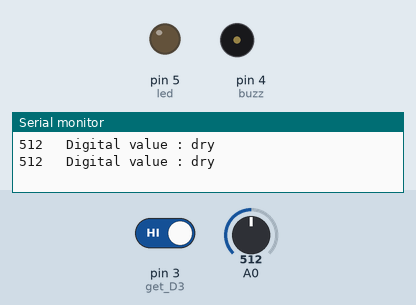
This sketch was run on a simulated Arduino Uno, built with avr-gcc and run on an emulated ATmega328P. Shown: output pins drawn as LEDs (lit = HIGH), buzzer (waves = sounding, pin HIGH), the last lines printed to the serial monitor. The test bench sets the inputs (shaded band); at power-on: pin 3 (get_D3) HIGH, A0 = 512.

Above: at 1.8 s.
1.9 s: pin 3 (get_D3) driven LOW
At 2.4 s:
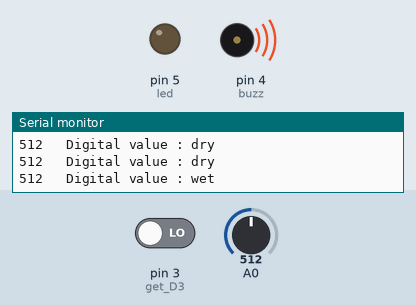
3.5 s: pin 3 (get_D3) driven HIGH
At 5.1 s:
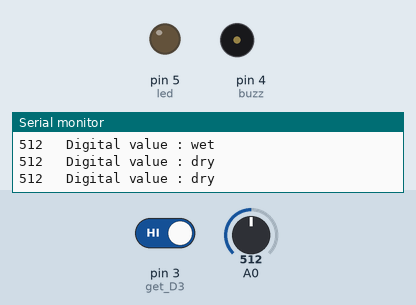
Timing chart, 0 to 6.6 s (numbered marks = the images above; inputs shaded):
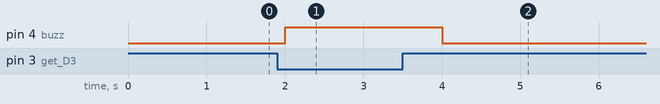

The sketch:

sketch_jan20a.ino
```cpp
int led=5;
int buzz=4;
int get_D3 = 3;
int get_A0 = A0;

void setup(){
  pinMode(led,OUTPUT);
  pinMode(buzz, OUTPUT);
  pinMode(get_D3, INPUT);
  Serial.begin(9600);
}
void loop(){

  int value = analogRead(A0);    //從A0讀取感測值

  Serial.print(value);
  Serial.print("   ");

  if(digitalRead(get_D3) == LOW){
    Serial.println("Digital value : wet");
    digitalWrite(buzz,HIGH);
  }
  else{
    Serial.println("Digital value : dry");
    digitalWrite(buzz,LOW);
  }
  delay(1000);
}
```

Measured:
- after the input at 1.9 s, pin 4 (buzz): LOW → HIGH after 0.10 s
- after the input at 3.5 s, pin 4 (buzz): HIGH → LOW after 0.50 s
